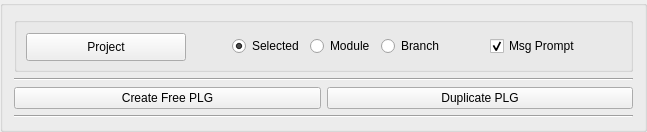
           <widget class="QGroupBox" name="pickerTools_gbx">
            <property name="title">
             <string/>
            </property>
            <layout class="QVBoxLayout" name="verticalLayout_12">
             <item>
              <widget class="QGroupBox" name="toolsTop_gbx">
               <layout class="QHBoxLayout" name="horizontalLayout_9">
                <item>
                 <widget class="QPushButton" name="projectPlgs_btn">
                  <property name="minimumSize">
                   <size>
                    <width>160</width>
                    <height>28</height>
                   </size>
                  </property>
                  <property name="maximumSize">
                   <size>
                    <width>16777215</width>
                    <height>25</height>
                   </size>
                  </property>
                  <property name="accessibleName">
                   <string>minorAction</string>
                  </property>
                  <property name="text">
                   <string>Project</string>
                  </property>
                 </widget>
                </item>
                <item>
                 <spacer name="horizontalSpacer_11">
                  <property name="orientation">
                   <enum>Qt::Horizontal</enum>
                  </property>
                  <property name="sizeHint" stdset="0">
                   <size>
                    <width>40</width>
                    <height>20</height>
                   </size>
                  </property>
                 </spacer>
                </item>
                <item>
                 <widget class="QRadioButton" name="pickerProjectionSelected_btn">
                  <property name="text">
                   <string>Selected</string>
                  </property>
                  <property name="checked">
                   <bool>true</bool>
                  </property>
                 </widget>
                </item>
                <item>
                 <widget class="QRadioButton" name="pickerProjectionModule_btn">
                  <property name="enabled">
                   <bool>true</bool>
                  </property>
                  <property name="text">
                   <string>Module</string>
                  </property>
                 </widget>
                </item>
                <item>
                 <widget class="QRadioButton" name="pickerProjectionBranch_btn">
                  <property name="enabled">
                   <bool>true</bool>
                  </property>
                  <property name="text">
                   <string>Branch</string>
                  </property>
                 </widget>
                </item>
                <item>
                 <spacer name="horizontalSpacer_12">
                  <property name="orientation">
                   <enum>Qt::Horizontal</enum>
                  </property>
                  <property name="sizeHint" stdset="0">
                   <size>
                    <width>40</width>
                    <height>20</height>
                   </size>
                  </property>
                 </spacer>
                </item>
                <item>
                 <widget class="QCheckBox" name="mesPrompt_cbx">
                  <property name="text">
                   <string>Msg Prompt</string>
                  </property>
                  <property name="checked">
                   <bool>true</bool>
                  </property>
                 </widget>
                </item>
                <item>
                 <spacer name="horizontalSpacer_13">
                  <property name="orientation">
                   <enum>Qt::Horizontal</enum>
                  </property>
                  <property name="sizeHint" stdset="0">
                   <size>
                    <width>40</width>
                    <height>20</height>
                   </size>
                  </property>
                 </spacer>
                </item>
               </layout>
              </widget>
             </item>
             <item>
              <widget class="Line" name="line_2">
               <property name="orientation">
                <enum>Qt::Horizontal</enum>
               </property>
              </widget>
             </item>
             <item>
              <layout class="QHBoxLayout" name="horizontalLayout_10">
               <item>
                <widget class="QPushButton" name="createPLG_btn">
                 <property name="maximumSize">
                  <size>
                   <width>16777215</width>
                   <height>25</height>
                  </size>
                 </property>
                 <property name="text">
                  <string>Create Free PLG</string>
                 </property>
                </widget>
               </item>
               <item>
                <widget class="QPushButton" name="ducplicatePLG_btn">
                 <property name="maximumSize">
                  <size>
                   <width>16777215</width>
                   <height>25</height>
                  </size>
                 </property>
                 <property name="text">
                  <string>Duplicate PLG</string>
                 </property>
                </widget>
               </item>
              </layout>
             </item>
             <item>
              <widget class="Line" name="line_7">
               <property name="orientation">
                <enum>Qt::Horizontal</enum>
               </property>
              </widget>
             </item>
            </layout>
           </widget>
